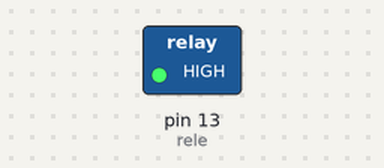
This program was run on a simulated Arduino Pro Mini, built with avr-gcc and run on an emulated ATmega328P. Parts: switched loads named in the program (green lamp = pin HIGH).

Above: at 1.5 s.
At 4.5 s:
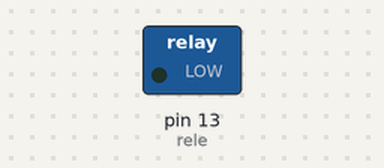
Timing chart, 0 to 7.8 s (numbered marks = the images above):
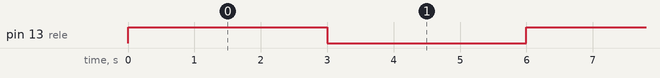

Measured:
- by itself, pin 13 (rele): alternates HIGH for 3.0 s and LOW for 3.0 s

The program:

main.cpp
```cpp
#include <Arduino.h>


//GND - GND
//VCC - VCC
//SDA - Pin A4
//SCL - Pin A5

/*
* Library: https://github.com/bolderflight/MPU9250
Basic_I2C.ino
Brian R Taylor
brian.taylor@bolderflight.com

Copyright (c) 2017 Bolder Flight Systems

Permission is hereby granted, free of charge, to any person obtaining a copy of this software
and associated documentation files (the "Software"), to deal in the Software without restriction,
including without limitation the rights to use, copy, modify, merge, publish, distribute,
sublicense, and/or sell copies of the Software, and to permit persons to whom the Software is
furnished to do so, subject to the following conditions:

The above copyright notice and this permission notice shall be included in all copies or
substantial portions of the Software.

THE SOFTWARE IS PROVIDED "AS IS", WITHOUT WARRANTY OF ANY KIND, EXPRESS OR IMPLIED, INCLUDING
BUT NOT LIMITED TO THE WARRANTIES OF MERCHANTABILITY, FITNESS FOR A PARTICULAR PURPOSE AND
NONINFRINGEMENT. IN NO EVENT SHALL THE AUTHORS OR COPYRIGHT HOLDERS BE LIABLE FOR ANY CLAIM,
DAMAGES OR OTHER LIABILITY, WHETHER IN AN ACTION OF CONTRACT, TORT OR OTHERWISE, ARISING FROM,
OUT OF OR IN CONNECTION WITH THE SOFTWARE OR THE USE OR OTHER DEALINGS IN THE SOFTWARE.
*/
/*
* Updated by Ahmad Shamshiri on July 09, 2018 for Robojax.com
* in Ajax, Ontario, Canada
* watch instrucion video for this code:
For this sketch you need to connect:
VCC to 5V and GND to GND of Arduino
SDA to A4 and SCL to A5

S20A is 3.3V voltage regulator MIC5205-3.3BM5
*/

/*

#include "MPU9250.h"

// an MPU9250 object with the MPU-9250 sensor on I2C bus 0 with address 0x68
MPU9250 IMU(Wire,0x68);
int status;

void setup() {
 // serial to display data
 Serial.begin(115200);
 while(!Serial) {}

 // start communication with IMU
 status = IMU.begin();
 if (status < 0) {
   Serial.println("IMU initialization unsuccessful");
   Serial.println("Check IMU wiring or try cycling power");
   Serial.print("Status: ");
   Serial.println(status);
   while(1) {}
 }
}

void loop() {
 // read the sensor
 IMU.readSensor();
 // display the data
 Serial.print("AccelX: ");
 Serial.print(IMU.getAccelX_mss(),6);
 Serial.print("	");
 Serial.print("AccelY: ");
 Serial.print(IMU.getAccelY_mss(),6);
 Serial.print("	");
 Serial.print("AccelZ: ");
 Serial.println(IMU.getAccelZ_mss(),6);

 Serial.print("GyroX: ");
 Serial.print(IMU.getGyroX_rads(),6);
 Serial.print("	");
 Serial.print("GyroY: ");
 Serial.print(IMU.getGyroY_rads(),6);
 Serial.print("	");
 Serial.print("GyroZ: ");
 Serial.println(IMU.getGyroZ_rads(),6);

 Serial.print("MagX: ");
 Serial.print(IMU.getMagX_uT(),6);
 Serial.print("	");
 Serial.print("MagY: ");
 Serial.print(IMU.getMagY_uT(),6);
 Serial.print("	");
 Serial.print("MagZ: ");
 Serial.println(IMU.getMagZ_uT(),6);

 Serial.print("Temperature in C: ");
 Serial.println(IMU.getTemperature_C(),6);
 Serial.println();
 delay(200);
}

*/

// rele
const int rele = 13;

void setup(/* arguments */) {
  /* code */
  pinMode(rele, OUTPUT);
}

void loop(/* arguments */) {
  /* code */
  digitalWrite(rele, HIGH);
  delay(3000);
  digitalWrite(rele, LOW);
  delay(3000);
}
```
